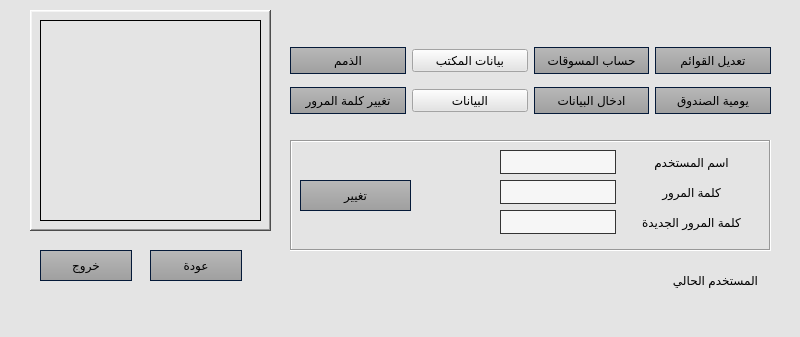
<?xml version="1.0" encoding="UTF-8"?>
<ui version="4.0">
 <class>MainWindow2</class>
 <widget class="QMainWindow" name="MainWindow2">
  <property name="geometry">
   <rect>
    <x>0</x>
    <y>0</y>
    <width>800</width>
    <height>337</height>
   </rect>
  </property>
  <property name="windowTitle">
   <string>MainWindow</string>
  </property>
  <property name="styleSheet">
   <string notr="true">background-color: #e4e4e4;
	color: #000;
	selection-background-color: #46a2da;
	selection-color: #fff;</string>
  </property>
  <widget class="QWidget" name="centralwidget">
   <widget class="QPushButton" name="back">
    <property name="geometry">
     <rect>
      <x>150</x>
      <y>250</y>
      <width>92</width>
      <height>31</height>
     </rect>
    </property>
    <property name="styleSheet">
     <string notr="true">QPushButton {
  background-color: qlineargradient(spread:repeat, x1:1, y1:0, x2:1, y2:1, stop:0 rgba(184, 184,      184, 255),stop:1 rgba(159, 159, 159, 255));
	color: #000;
	min-width: 80px;
	border-style: solid;
	border-width: 1px;
	border-color: #051a39;
	padding: 5px;
}
QPushButton#back:hover
{
	background-color: rgba(70,162,218,50%);
	border: 1px solid #46a2da;

}

QPushButton#back:pressed {
    background-color: qlineargradient(x1: 0, y1: 0, x2: 0, y2: 1,
                                      stop: 0 #dadbde, stop: 1 #f6f7fa);
}</string>
    </property>
    <property name="text">
     <string>عودة</string>
    </property>
   </widget>
   <widget class="QPushButton" name="exit">
    <property name="geometry">
     <rect>
      <x>40</x>
      <y>250</y>
      <width>92</width>
      <height>31</height>
     </rect>
    </property>
    <property name="styleSheet">
     <string notr="true">QPushButton {
  background-color: qlineargradient(spread:repeat, x1:1, y1:0, x2:1, y2:1, stop:0 rgba(184, 184,      184, 255),stop:1 rgba(159, 159, 159, 255));
	color: #000;
	min-width: 80px;
	border-style: solid;
	border-width: 1px;
	border-color: #051a39;
	padding: 5px;
}
QPushButton#exit:hover
{
	background-color: rgba(70,162,218,50%);
	border: 1px solid #46a2da;

}

QPushButton#exit:pressed {
    background-color: qlineargradient(x1: 0, y1: 0, x2: 0, y2: 1,
                                      stop: 0 #dadbde, stop: 1 #f6f7fa);
}</string>
    </property>
    <property name="text">
     <string>خروج</string>
    </property>
   </widget>
   <widget class="QFrame" name="framelogo2">
    <property name="geometry">
     <rect>
      <x>30</x>
      <y>10</y>
      <width>241</width>
      <height>221</height>
     </rect>
    </property>
    <property name="styleSheet">
     <string notr="true"/>
    </property>
    <property name="frameShape">
     <enum>QFrame::WinPanel</enum>
    </property>
    <property name="frameShadow">
     <enum>QFrame::Raised</enum>
    </property>
    <property name="lineWidth">
     <number>7</number>
    </property>
    <widget class="QLabel" name="label">
     <property name="geometry">
      <rect>
       <x>10</x>
       <y>10</y>
       <width>221</width>
       <height>201</height>
      </rect>
     </property>
     <property name="frameShape">
      <enum>QFrame::Panel</enum>
     </property>
     <property name="text">
      <string/>
     </property>
     <property name="pixmap">
      <pixmap>media/logo_and_new_collection_gold.pdf</pixmap>
     </property>
     <property name="scaledContents">
      <bool>true</bool>
     </property>
     <property name="alignment">
      <set>Qt::AlignCenter</set>
     </property>
    </widget>
   </widget>
   <widget class="QWidget" name="verticalLayoutWidget">
    <property name="geometry">
     <rect>
      <x>290</x>
      <y>40</y>
      <width>481</width>
      <height>81</height>
     </rect>
    </property>
    <layout class="QVBoxLayout" name="verticalLayout">
     <item>
      <layout class="QHBoxLayout" name="horizontalLayout">
       <item>
        <widget class="QPushButton" name="btnDebts">
         <property name="styleSheet">
          <string notr="true">QPushButton
{
	background-color: qlineargradient(spread:repeat, x1:1, y1:0, x2:1, y2:1, stop:0 rgba(184, 184, 184, 255),stop:1 rgba(159, 159, 159, 255));
	color: #000;
	min-width: 80px;
	border-style: solid;
	border-width: 1px;
	border-color: #051a39;
	padding: 5px;

}


QPushButton#btnDebts::flat
{
	background-color: transparent;
	border: none;
	color: #000;

}


QPushButton#btnDebts::disabled
{
	background-color: #606060;
	color: #959595;
	border-color: #051a39;

}


QPushButton#btnDebts::hover
{
	background-color: rgba(70,162,218,50%);
	border: 1px solid #46a2da;

}


QPushButton#btnDebts::pressed
{
	background-color: qlineargradient(spread:repeat, x1:1, y1:0, x2:1, y2:1, stop:0 rgba(174, 174, 174, 255),stop:1 rgba(149, 149, 149, 255));
	border: 1px solid #46a2da;

}


QPushButton#btnDebts::checked
{
	background-color: qlineargradient(spread:repeat, x1:1, y1:0, x2:1, y2:1, stop:0 rgba(174, 174, 174, 255),stop:1 rgba(149, 149, 149, 255));
	border: 1px solid #222;

}</string>
         </property>
         <property name="text">
          <string>الذمم</string>
         </property>
        </widget>
       </item>
       <item>
        <widget class="QPushButton" name="btnOfficeData">
         <property name="styleSheet">
          <string notr="true">QPushButton
{
	background-color: qlineargradient(spread:repeat, x1:1, y1:0, x2:1, y2:1, stop:0 rgba(184, 184, 184, 255),stop:1 rgba(159, 159, 159, 255));
	color: #000;
	min-width: 80px;
	border-style: solid;
	border-width: 1px;
	border-color: #051a39;
	padding: 5px;

}


QPushButton#btnOfficeData::flat
{
	background-color: transparent;
	border: none;
	color: #000;

}


QPushButton#btnOfficeData::disabled
{
	background-color: #606060;
	color: #959595;
	border-color: #051a39;

}


QPushButton#btnOfficeData::hover
{
	background-color: rgba(70,162,218,50%);
	border: 1px solid #46a2da;

}


QPushButton#btnOfficeData::pressed
{
	background-color: qlineargradient(spread:repeat, x1:1, y1:0, x2:1, y2:1, stop:0 rgba(174, 174, 174, 255),stop:1 rgba(149, 149, 149, 255));
	border: 1px solid #46a2da;

}


QPushButton#btnOfficeData::checked
{
	background-color: qlineargradient(spread:repeat, x1:1, y1:0, x2:1, y2:1, stop:0 rgba(174, 174, 174, 255),stop:1 rgba(149, 149, 149, 255));
	border: 1px solid #222;

}</string>
         </property>
         <property name="text">
          <string>بيانات المكتب</string>
         </property>
        </widget>
       </item>
       <item>
        <widget class="QPushButton" name="btnMarketing">
         <property name="styleSheet">
          <string notr="true">QPushButton
{
	background-color: qlineargradient(spread:repeat, x1:1, y1:0, x2:1, y2:1, stop:0 rgba(184, 184, 184, 255),stop:1 rgba(159, 159, 159, 255));
	color: #000;
	min-width: 80px;
	border-style: solid;
	border-width: 1px;
	border-color: #051a39;
	padding: 5px;

}


QPushButton#btnMarketing::flat
{
	background-color: transparent;
	border: none;
	color: #000;

}


QPushButton#btnMarketing::disabled
{
	background-color: #606060;
	color: #959595;
	border-color: #051a39;

}


QPushButton#btnMarketing::hover
{
	background-color: rgba(70,162,218,50%);
	border: 1px solid #46a2da;

}


QPushButton#btnMarketing::pressed
{
	background-color: qlineargradient(spread:repeat, x1:1, y1:0, x2:1, y2:1, stop:0 rgba(174, 174, 174, 255),stop:1 rgba(149, 149, 149, 255));
	border: 1px solid #46a2da;

}


QPushButton#btnMarketing::checked
{
	background-color: qlineargradient(spread:repeat, x1:1, y1:0, x2:1, y2:1, stop:0 rgba(174, 174, 174, 255),stop:1 rgba(149, 149, 149, 255));
	border: 1px solid #222;

}</string>
         </property>
         <property name="text">
          <string>حساب المسوقات</string>
         </property>
        </widget>
       </item>
       <item>
        <widget class="QPushButton" name="btnAdjust">
         <property name="styleSheet">
          <string notr="true">QPushButton
{
	background-color: qlineargradient(spread:repeat, x1:1, y1:0, x2:1, y2:1, stop:0 rgba(184, 184, 184, 255),stop:1 rgba(159, 159, 159, 255));
	color: #000;
	min-width: 80px;
	border-style: solid;
	border-width: 1px;
	border-color: #051a39;
	padding: 5px;

}


QPushButton#btnAdjust::flat
{
	background-color: transparent;
	border: none;
	color: #000;

}


QPushButton#btnAdjust::disabled
{
	background-color: #606060;
	color: #959595;
	border-color: #051a39;

}


QPushButton#btnAdjust::hover
{
	background-color: rgba(70,162,218,50%);
	border: 1px solid #46a2da;

}


QPushButton#btnAdjust::pressed
{
	background-color: qlineargradient(spread:repeat, x1:1, y1:0, x2:1, y2:1, stop:0 rgba(174, 174, 174, 255),stop:1 rgba(149, 149, 149, 255));
	border: 1px solid #46a2da;

}


QPushButton#btnAdjust::checked
{
	background-color: qlineargradient(spread:repeat, x1:1, y1:0, x2:1, y2:1, stop:0 rgba(174, 174, 174, 255),stop:1 rgba(149, 149, 149, 255));
	border: 1px solid #222;

}</string>
         </property>
         <property name="text">
          <string>تعديل القوائم</string>
         </property>
        </widget>
       </item>
      </layout>
     </item>
     <item>
      <layout class="QHBoxLayout" name="horizontalLayout_2">
       <item>
        <widget class="QPushButton" name="btnChangePassword">
         <property name="styleSheet">
          <string notr="true">QPushButton
{
	background-color: qlineargradient(spread:repeat, x1:1, y1:0, x2:1, y2:1, stop:0 rgba(184, 184, 184, 255),stop:1 rgba(159, 159, 159, 255));
	color: #000;
	min-width: 80px;
	border-style: solid;
	border-width: 1px;
	border-color: #051a39;
	padding: 5px;

}


QPushButton#btnChangePassword::flat
{
	background-color: transparent;
	border: none;
	color: #000;

}


QPushButton#btnChangePassword::disabled
{
	background-color: #606060;
	color: #959595;
	border-color: #051a39;

}


QPushButton#btnChangePassword::hover
{
	background-color: rgba(70,162,218,50%);
	border: 1px solid #46a2da;

}


QPushButton#btnChangePassword::pressed
{
	background-color: qlineargradient(spread:repeat, x1:1, y1:0, x2:1, y2:1, stop:0 rgba(174, 174, 174, 255),stop:1 rgba(149, 149, 149, 255));
	border: 1px solid #46a2da;

}


QPushButton#btnChangePassword::checked
{
	background-color: qlineargradient(spread:repeat, x1:1, y1:0, x2:1, y2:1, stop:0 rgba(174, 174, 174, 255),stop:1 rgba(149, 149, 149, 255));
	border: 1px solid #222;

}</string>
         </property>
         <property name="text">
          <string>تغيير كلمة المرور</string>
         </property>
        </widget>
       </item>
       <item>
        <widget class="QPushButton" name="btnData">
         <property name="styleSheet">
          <string notr="true">QPushButton
{
	background-color: qlineargradient(spread:repeat, x1:1, y1:0, x2:1, y2:1, stop:0 rgba(184, 184, 184, 255),stop:1 rgba(159, 159, 159, 255));
	color: #000;
	min-width: 80px;
	border-style: solid;
	border-width: 1px;
	border-color: #051a39;
	padding: 5px;

}


QPushButton#btnData::flat
{
	background-color: transparent;
	border: none;
	color: #000;

}


QPushButton#btnData::disabled
{
	background-color: #606060;
	color: #959595;
	border-color: #051a39;

}


QPushButton#btnData::hover
{
	background-color: rgba(70,162,218,50%);
	border: 1px solid #46a2da;

}


QPushButton#btnData::pressed
{
	background-color: qlineargradient(spread:repeat, x1:1, y1:0, x2:1, y2:1, stop:0 rgba(174, 174, 174, 255),stop:1 rgba(149, 149, 149, 255));
	border: 1px solid #46a2da;

}


QPushButton#btnData::checked
{
	background-color: qlineargradient(spread:repeat, x1:1, y1:0, x2:1, y2:1, stop:0 rgba(174, 174, 174, 255),stop:1 rgba(149, 149, 149, 255));
	border: 1px solid #222;

}</string>
         </property>
         <property name="text">
          <string>البيانات</string>
         </property>
        </widget>
       </item>
       <item>
        <widget class="QPushButton" name="btnEntry">
         <property name="styleSheet">
          <string notr="true">QPushButton
{
	background-color: qlineargradient(spread:repeat, x1:1, y1:0, x2:1, y2:1, stop:0 rgba(184, 184, 184, 255),stop:1 rgba(159, 159, 159, 255));
	color: #000;
	min-width: 80px;
	border-style: solid;
	border-width: 1px;
	border-color: #051a39;
	padding: 5px;

}


QPushButton#btnEntry::flat
{
	background-color: transparent;
	border: none;
	color: #000;

}


QPushButton#btnEntry::disabled
{
	background-color: #606060;
	color: #959595;
	border-color: #051a39;

}


QPushButton#btnEntry::hover
{
	background-color: rgba(70,162,218,50%);
	border: 1px solid #46a2da;

}


QPushButton#btnEntry::pressed
{
	background-color: qlineargradient(spread:repeat, x1:1, y1:0, x2:1, y2:1, stop:0 rgba(174, 174, 174, 255),stop:1 rgba(149, 149, 149, 255));
	border: 1px solid #46a2da;

}


QPushButton#btnEntry::checked
{
	background-color: qlineargradient(spread:repeat, x1:1, y1:0, x2:1, y2:1, stop:0 rgba(174, 174, 174, 255),stop:1 rgba(149, 149, 149, 255));
	border: 1px solid #222;

}</string>
         </property>
         <property name="text">
          <string>ادخال البيانات</string>
         </property>
        </widget>
       </item>
       <item>
        <widget class="QPushButton" name="btnKasse">
         <property name="styleSheet">
          <string notr="true">QPushButton
{
	background-color: qlineargradient(spread:repeat, x1:1, y1:0, x2:1, y2:1, stop:0 rgba(184, 184, 184, 255),stop:1 rgba(159, 159, 159, 255));
	color: #000;
	min-width: 80px;
	border-style: solid;
	border-width: 1px;
	border-color: #051a39;
	padding: 5px;

}


QPushButton#btnKasse::flat
{
	background-color: transparent;
	border: none;
	color: #000;

}


QPushButton#btnKasse::disabled
{
	background-color: #606060;
	color: #959595;
	border-color: #051a39;

}


QPushButton#btnKasse::hover
{
	background-color: rgba(70,162,218,50%);
	border: 1px solid #46a2da;

}


QPushButton#btnKasse::pressed
{
	background-color: qlineargradient(spread:repeat, x1:1, y1:0, x2:1, y2:1, stop:0 rgba(174, 174, 174, 255),stop:1 rgba(149, 149, 149, 255));
	border: 1px solid #46a2da;

}


QPushButton#btnKasse::checked
{
	background-color: qlineargradient(spread:repeat, x1:1, y1:0, x2:1, y2:1, stop:0 rgba(174, 174, 174, 255),stop:1 rgba(149, 149, 149, 255));
	border: 1px solid #222;

}</string>
         </property>
         <property name="text">
          <string>يومية الصندوق</string>
         </property>
        </widget>
       </item>
      </layout>
     </item>
    </layout>
   </widget>
   <widget class="QFrame" name="framenewPass">
    <property name="geometry">
     <rect>
      <x>290</x>
      <y>140</y>
      <width>481</width>
      <height>111</height>
     </rect>
    </property>
    <property name="frameShape">
     <enum>QFrame::Box</enum>
    </property>
    <property name="frameShadow">
     <enum>QFrame::Sunken</enum>
    </property>
    <widget class="QWidget" name="formLayoutWidget">
     <property name="geometry">
      <rect>
       <x>210</x>
       <y>10</y>
       <width>261</width>
       <height>92</height>
      </rect>
     </property>
     <layout class="QFormLayout" name="formLayout">
      <item row="0" column="1">
       <widget class="QLabel" name="label_2">
        <property name="layoutDirection">
         <enum>Qt::RightToLeft</enum>
        </property>
        <property name="styleSheet">
         <string notr="true"/>
        </property>
        <property name="text">
         <string>اسم المستخدم</string>
        </property>
        <property name="alignment">
         <set>Qt::AlignCenter</set>
        </property>
       </widget>
      </item>
      <item row="0" column="0">
       <widget class="QLineEdit" name="inputUsername">
        <property name="styleSheet">
         <string notr="true">QLineEdit
{
	background-color: #f6f6f6;
	color : #000;
	border: 1px solid #343434;
	padding: 3px;
	padding-left: 5px;

}</string>
        </property>
       </widget>
      </item>
      <item row="1" column="1">
       <widget class="QLabel" name="label_4">
        <property name="layoutDirection">
         <enum>Qt::RightToLeft</enum>
        </property>
        <property name="styleSheet">
         <string notr="true"/>
        </property>
        <property name="text">
         <string>كلمة المرور</string>
        </property>
        <property name="alignment">
         <set>Qt::AlignCenter</set>
        </property>
       </widget>
      </item>
      <item row="2" column="1">
       <widget class="QLabel" name="label_3">
        <property name="layoutDirection">
         <enum>Qt::RightToLeft</enum>
        </property>
        <property name="styleSheet">
         <string notr="true"/>
        </property>
        <property name="text">
         <string>كلمة المرور الجديدة</string>
        </property>
        <property name="alignment">
         <set>Qt::AlignCenter</set>
        </property>
       </widget>
      </item>
      <item row="1" column="0">
       <widget class="QLineEdit" name="inputPass">
        <property name="styleSheet">
         <string notr="true">QLineEdit
{
	background-color: #f6f6f6;
	color : #000;
	border: 1px solid #343434;
	padding: 3px;
	padding-left: 5px;

}</string>
        </property>
       </widget>
      </item>
      <item row="2" column="0">
       <widget class="QLineEdit" name="inputNewPass">
        <property name="styleSheet">
         <string notr="true">QLineEdit
{
	background-color: #f6f6f6;
	color : #000;
	border: 1px solid #343434;
	padding: 3px;
	padding-left: 5px;

}</string>
        </property>
       </widget>
      </item>
     </layout>
    </widget>
    <widget class="QPushButton" name="btnPassConfirm">
     <property name="geometry">
      <rect>
       <x>10</x>
       <y>40</y>
       <width>111</width>
       <height>31</height>
      </rect>
     </property>
     <property name="styleSheet">
      <string notr="true">QPushButton {
  background-color: qlineargradient(spread:repeat, x1:1, y1:0, x2:1, y2:1, stop:0 rgba(184, 184,      184, 255),stop:1 rgba(159, 159, 159, 255));
	color: #000;
	min-width: 80px;
	border-style: solid;
	border-width: 1px;
	border-color: #051a39;
	padding: 5px;
}
QPushButton#btnPassConfirm:hover
{
	background-color: rgba(70,162,218,50%);
	border: 1px solid #46a2da;

}

QPushButton#btnPassConfirm:pressed {
    background-color: qlineargradient(x1: 0, y1: 0, x2: 0, y2: 1,
                                      stop: 0 #dadbde, stop: 1 #f6f7fa);
}</string>
     </property>
     <property name="text">
      <string>تغيير</string>
     </property>
    </widget>
   </widget>
   <widget class="QLabel" name="lbldate">
    <property name="geometry">
     <rect>
      <x>570</x>
      <y>10</y>
      <width>201</width>
      <height>20</height>
     </rect>
    </property>
    <property name="text">
     <string/>
    </property>
    <property name="alignment">
     <set>Qt::AlignCenter</set>
    </property>
   </widget>
   <widget class="QLabel" name="lblcurrentUser">
    <property name="geometry">
     <rect>
      <x>450</x>
      <y>270</y>
      <width>201</width>
      <height>20</height>
     </rect>
    </property>
    <property name="text">
     <string/>
    </property>
    <property name="alignment">
     <set>Qt::AlignCenter</set>
    </property>
   </widget>
   <widget class="QLabel" name="lbldate_3">
    <property name="geometry">
     <rect>
      <x>660</x>
      <y>270</y>
      <width>111</width>
      <height>20</height>
     </rect>
    </property>
    <property name="text">
     <string>المستخدم الحالي</string>
    </property>
    <property name="alignment">
     <set>Qt::AlignCenter</set>
    </property>
   </widget>
  </widget>
  <widget class="QMenuBar" name="menubar">
   <property name="geometry">
    <rect>
     <x>0</x>
     <y>0</y>
     <width>800</width>
     <height>22</height>
    </rect>
   </property>
  </widget>
  <widget class="QStatusBar" name="statusbar"/>
 </widget>
 <resources/>
 <connections/>
</ui>
